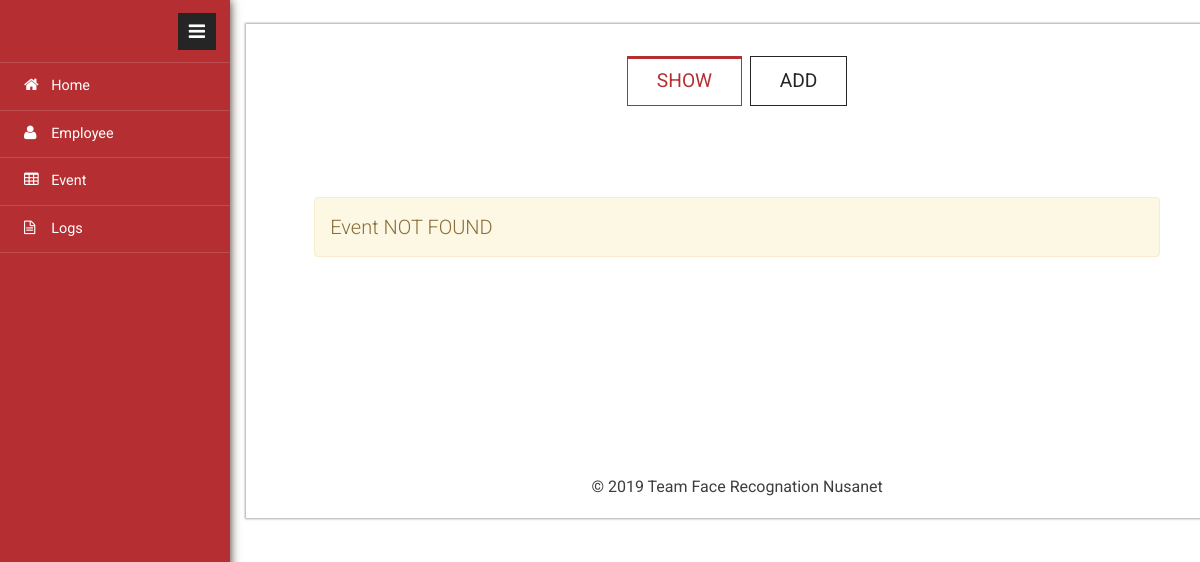
The page /?page=event on the database as committed earlier.
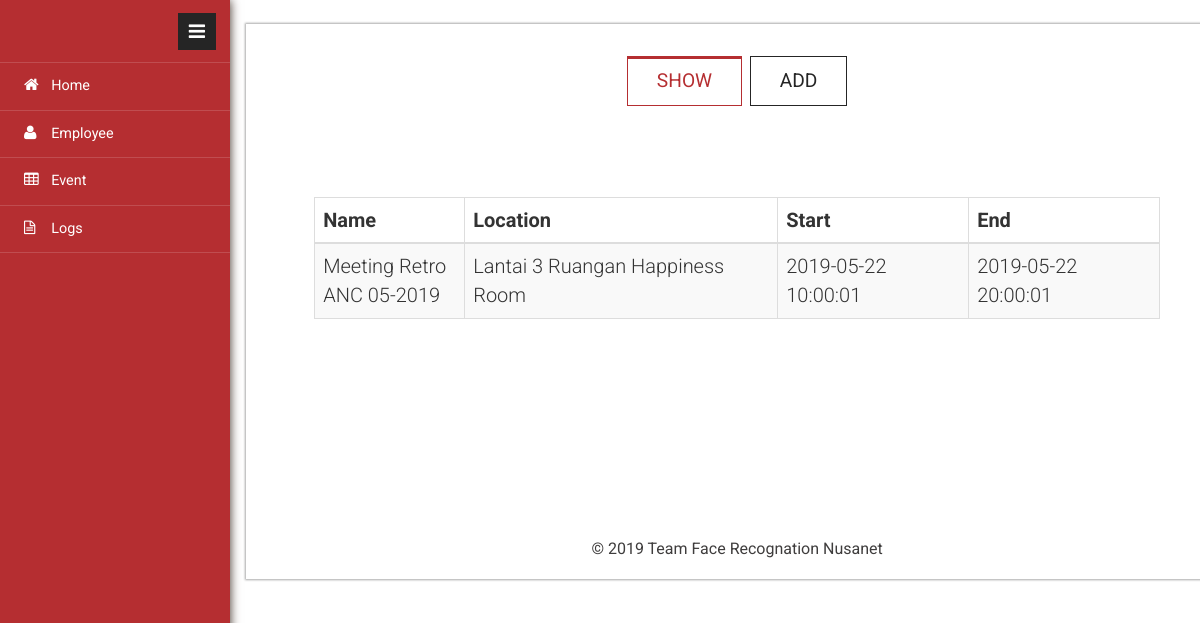
The same page on the database as committed later.
### tables this page shows
CREATE TABLE `event` (
  `id` int(6) unsigned NOT NULL AUTO_INCREMENT,
  `event_id` varchar(30) NOT NULL,
  `event_name` varchar(100) NOT NULL,
  `event_location` varchar(150) NOT NULL,
  `event_start` datetime DEFAULT NULL,
  `event_end` datetime DEFAULT NULL,
  `input_time` timestamp NOT NULL DEFAULT current_timestamp() ON UPDATE current_timestamp(),
  PRIMARY KEY (`id`)
);

### web/event.php (the view, shortened to what this page needs)
<div class="tab-main">
    <div class="tab-inner">
        <div class="tabs" id="tabs">
            <div class="graph">
                <nav>
                    <ul>
                        <li class=tab-current>
                            <a href="#section-1"><span>
                                SHOW
                            </span></a>
                        </li>
                        <li>
                            <a href="#section-2" class="icon-cup">
                                <span>
                                    ADD
                                </span>
                            </a>
                        </li>
                    </ul>
                </nav>
                <div class="content tab">
                    <section id="section-1" class="content-current">
                        <?php
                           $sql = "SELECT  event_name, event_location, event_start, event_end FROM event ";
                           $result = $conn->query($sql);
                           if ($result->num_rows > 0) {
                               ?>
                              <table class="table table-striped table-bordered">
                                  <thead>
                                    <tr>
                                        <th>Name</th>
                                        <th>Location</th>
                                        <th>Start</th>
                                        <th>End</th>
                                    </tr>
                                  </thead>
                                  <tbody>
                            <?php
                               while($row = $result->fetch_assoc()) {
                                   echo "<tr>";
                                   echo "<td>" . $row["event_name"] . "</td>";
                                   echo "<td>" . $row["event_location"] . "</td>";
                                   echo "<td>" .  $row["event_start"] . "</td>";
                                   echo "<td>" . $row["event_end"] . "</td>";
                                   echo "</tr>" ;
                               }
                               echo "</tbody></table>";
                           } else {
                               ?>
                               <div class="alert alert-warning" role="alert">
                                   Event NOT FOUND
                                </div>
                               <?php
                           }
                        ?>
                    </section>
                </div>
            </div>
        </div>
    </div>
</div>

Rows that differ between the two databases and show on the page:
added event: event_name "Meeting Retro ANC 05-2019", event_location "Lantai 3 Ruangan Happiness Room", event_start "2019-05-22 10:00:01", event_end "2019-05-22 20:00:01"
Other text that changed with them:
text no longer shown: "Event NOT FOUND"
text now shown: "Name Location Start End"
